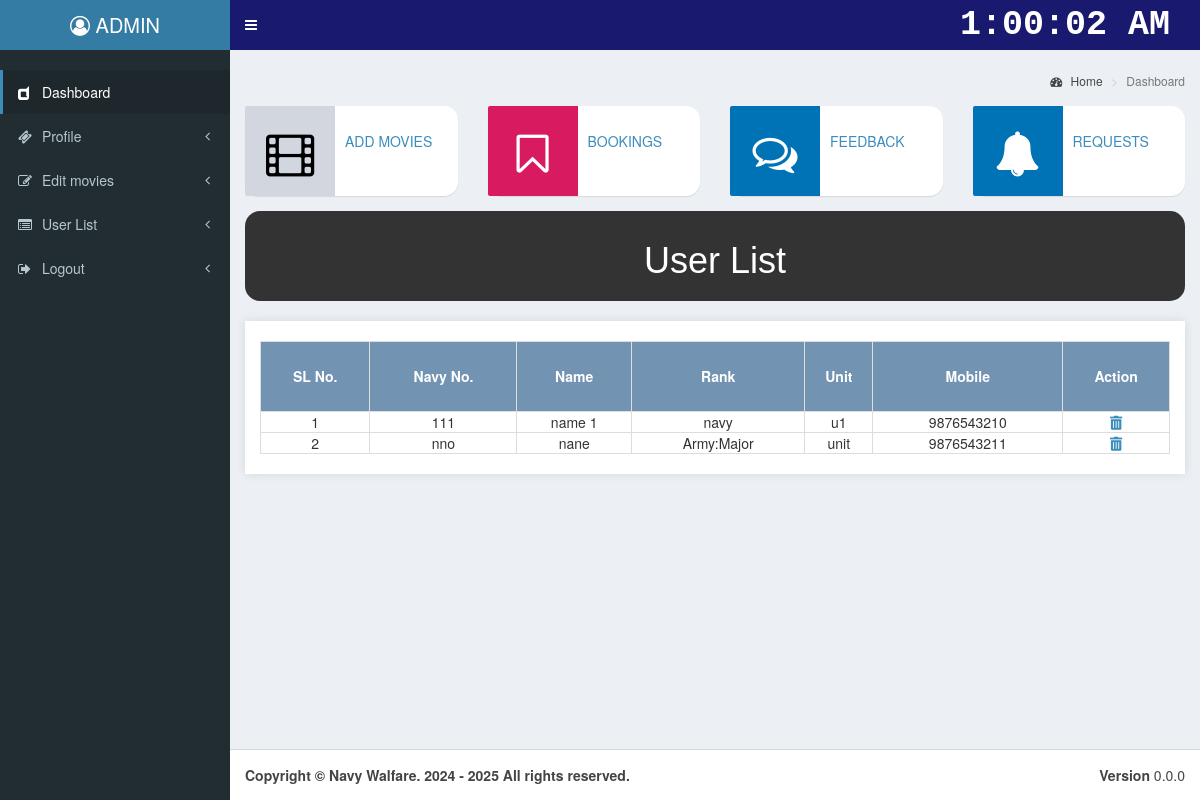
The page /admin/userlist.php (signed in) on the database its author committed.
### tables this page shows
CREATE TABLE `user` (
  `U_ID` int(11) NOT NULL,
  `RANK` varchar(100) NOT NULL,
  `NAME` varchar(50) NOT NULL,
  `NAVY_NO` varchar(50) NOT NULL,
  `UNIT` varchar(50) NOT NULL,
  `MOB_NO` varchar(20) NOT NULL,
  `PASSWORD` varchar(30) NOT NULL,
  `STATUS` int(10) NOT NULL
);

### admin/userlist.php (the view, shortened to what this page needs)
<?php
include('../connect/db.php');
?>
<!DOCTYPE html>
<html lang="en">
<head>
       <link rel="stylesheet" href="https://cdnjs.cloudflare.com/ajax/libs/font-awesome/5.15.4/css/all.min.css">
    <?php
    include('include/css.php');
    ?>
</head>
<body class="hold-transition skin-blue sidebar-mini">
    <div class="wrapper">
        <header class="main-header">
            <?php include("include/header.php"); ?>
        </header>
        <aside class="main-sidebar">
            <?php include("include/leftmenu.php"); ?>
        </aside>
        <div class="content-wrapper">
            <?php include("include/topmenu.php"); ?></div>
            <header class="header2">
                    <h1>User List</h1>
                </header>
            <div class="container">
            <div class="table-container">
                <table>
                    <thead height="70">
                                         <tr>
                            <th style="text-align: center;">SL No.</th>
                            <th style="text-align: center;">Navy No.</th>
                            <th style="text-align: center;">Name</th>
                            <th style="text-align: center;">Rank</th>
                            <th style="text-align: center;">Unit</th>
                            <th style="text-align: center;">Mobile</th>
                            <th style="text-align: center;">Action</th>
                        </tr>
                    </thead>
                    <tbody>
                        <?php
                        try {
                            $db = new PDO('mysql:host=' . $db_host . ';dbname=' . $db_database, $db_user, $db_pass);
                            $db->setAttribute(PDO::ATTR_ERRMODE, PDO::ERRMODE_EXCEPTION);
                            $query = "SELECT * FROM user where STATUS=1";
                            $result = $db->query($query);
                            $counter = 1;
                            while ($row = $result->fetch(PDO::FETCH_ASSOC)) {
                                $uid=$row['U_ID'];
                                echo "<tr>";
                                echo "<td>{$counter}</td>";
                                echo "<td>{$row['NAVY_NO']}</td>";
                                echo "<td>{$row['NAME']}</td>";
                                echo "<td>{$row['RANK']}</td>";
                                echo "<td>{$row['UNIT']}</td>";
                                echo "<td>{$row['MOB_NO']}</td>";
                                echo '<td style="text-align:center;"><a href="remove.php?uid=' . $uid . '" onclick="return confirmRemove()"><i class="fas fa-trash-alt"></i></a></td>';
                                echo "</tr>";
                                $counter++;
                            }
                        } catch (PDOException $e) {
                            die("Database query failed: " . $e->getMessage());
                        } finally {
                            $db = null;
                        }
                        ?>
                    </tbody>
                </table>
            </div>
        </div>
        </div>
        <?php include("include/footer.php"); ?>
    </div>
</body>
</html>

### admin/userlist.php (style rules this page uses)
body { font-family: Arial, sans-serif; margin: 0; padding: 0; background-color: #f4f4f4; }
.container { max-width: 100%; margin: 20px auto; padding: 20px; background-color: #fff; box-shadow: 0 0 10px rgba(0, 0, 0, 0.1); width: 100%; }
.header2 { background-color: #333; color: #fff; padding: 10px 20px; text-align: center; margin-bottom: 20px; border-radius: 15px; }
table { border-collapse: collapse; width: 100%; }
td { border: 1px solid #ddd; padding: 8px; text-align: center; }
th { text-align: center; border: 1px solid #ddd; padding: 8px; background-color: #7393B3; color: #fff; font-weight: bold; }
td:last-child { text-align: center; }
.table-container { overflow-x: auto; }
.table-container table { width: 100%; min-width: 800px; }

### rows shown on the page
user: NAVY_NO "111", NAME "name 1", RANK "navy", UNIT "u1", MOB_NO "9876543210"
user: NAVY_NO "nno", NAME "nane", RANK "Army:Major", UNIT "unit", MOB_NO "9876543211"
